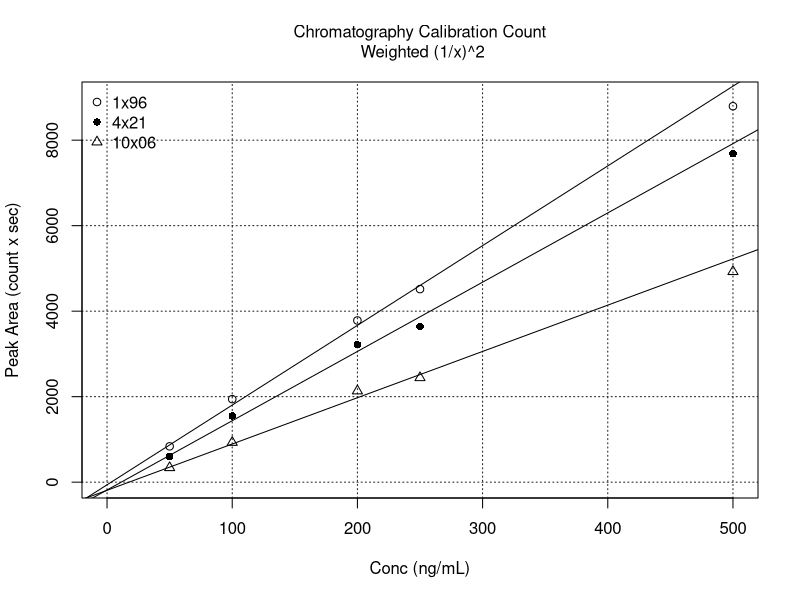

This figure's R source:
# Chromatogram Calibration Peak Counts.R
#   User functions called: none
# Author: Fred Lytle
# Last edit: 10/06/2022
rm(list=ls())

# user supplied input
weight <- '1/x^2'# choices: 'none','var','1/x^2'

# data generated by "Chromatogram Peak Counts.R"
#     and summarized in "Chromatogram Peak Counts.docx"
# Note: the avg-values are the average of four replicate peak areas
#     the sd-values are the stdev of the mean via propagated replicate variance
conc <- c(50,100,200,250,500)
avg96 <- c(837.8,1942,3782,4516,8794)
avg21 <- c(601.0,1550,3217,3640,7682)
avg06 <- c(338.7,929.7,2134,2443,4925)
sd96 <- c(12.46,18.59,34.58,41.26,75.87)
sd21 <- c(7.821,17.75,31.59,33.07,57.59)
sd06 <- c(6.268,11.18,21.39,21.70,38.63)

# calculate the least-squares weights
if(weight == 'none'){
  weights96 <- weights21 <- weights06 <- rep(1,length(conc))
}else if(weight == 'var'){
  weights96 <- c(1/sd96[1]^2,1/sd96[2]^2,1/sd96[3]^2,1/sd96[4]^2,
                 1/sd96[5]^2)
  weights21 <- c(1/sd21[1]^2,1/sd21[2]^2,1/sd21[3]^2,1/sd21[4]^2,
                 1/sd21[5]^2)
  weights06 <- c(1/sd06[1]^2,1/sd06[2]^2,1/sd06[3]^2,1/sd06[4]^2,
                 1/sd06[5]^2)
}else{
  weights96 <- weights21 <- weights06 <- 1/conc^2
}

# generate the main graph
title <- 'Chromatography Calibration Count\n'
if(weight=='1/x^2'){title <- paste0(title,' Weighted (1/x)^2')
}else if(weight == 'none'){title <- paste0(title,'Unweighted')
}else{title <- paste0(title,' Weighted 1/var')}

plot(conc,avg96,xlim=c(0,500),ylim=c(-10,9000),
     xlab='Conc (ng/mL)',ylab='Peak Area (count x sec)',
     main=title,font.main=1,cex.main=1)
grid(col='gray10')
points(conc,avg21,pch=16)
points(conc,avg06,pch=2)
legend('topleft',c('1x96','4x21','10x06'),pch=c(1,16,2),bty='n')

# perform the least-squares fits, errors, and covariance
fit96 <- lm(avg96~conc,weights=weights96)
coef96 <- summary(fit96)$coef[,1]
error96 <- summary(fit96)$coef[,2]
cov96 <- summary(fit96)$cov[1,2]*summary(fit96)$sigma^2
fit21 <- lm(avg21~conc,weights=weights21)
coef21 <- summary(fit21)$coef[,1]
error21 <- summary(fit21)$coef[,2]
cov21 <- summary(fit21)$cov[1,2]*summary(fit21)$sigma^2
fit06 <- lm(avg06~conc,weights=weights06)
coef06 <- summary(fit06)$coef[,1]
error06 <- summary(fit06)$coef[,2]
cov06 <- summary(fit06)$cov[1,2]*summary(fit06)$sigma^2

# add regression lines to the main graph
abline(fit96)
abline(fit21)
abline(fit06)

# print the results
{
  cat(title,
      '\nDwell Time:\t\t  Value     Error      Covar',
      '\n\t96 Intercept:\t',coef96[1],'; ',error96[1],'; ',cov96,
      '\n\t96 Slope:\t',coef96[2],'; ',error96[2],
      '\n\t21 Intercept:\t',coef21[1],'; ',error21[1],'; ',cov21,
      '\n\t21 Slope:\t',coef21[2],'; ',error21[2],
      '\n\t06 Intercept:\t',coef06[1],'; ',error06[1],'; ',cov06,
      '\n\t06 Slope:\t',coef06[2],';  ',error06[2],'\n',sep='')
  
  cat('\nCount Slope Ratios:\t',
      c(coef96[2],coef21[2],coef06[2])/coef96[2])
}
